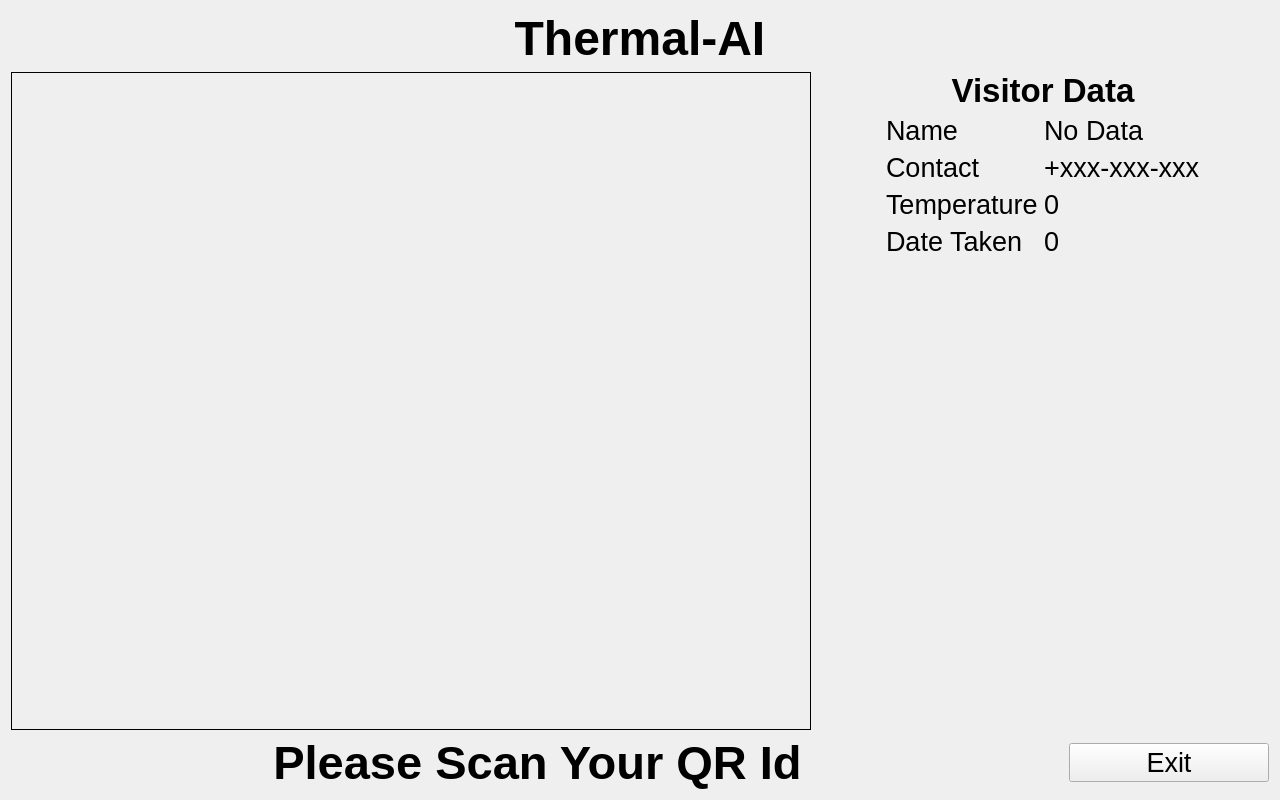
<?xml version="1.0" encoding="UTF-8"?>
<ui version="4.0">
 <class>Form</class>
 <widget class="QWidget" name="Form">
  <property name="geometry">
   <rect>
    <x>0</x>
    <y>0</y>
    <width>1280</width>
    <height>800</height>
   </rect>
  </property>
  <property name="windowTitle">
   <string>Thermal-AI</string>
  </property>
  <layout class="QVBoxLayout" name="verticalLayout_2">
   <item>
    <widget class="QLabel" name="label_4">
     <property name="font">
      <font>
       <pointsize>36</pointsize>
       <weight>75</weight>
       <bold>true</bold>
      </font>
     </property>
     <property name="text">
      <string>Thermal-AI</string>
     </property>
     <property name="alignment">
      <set>Qt::AlignCenter</set>
     </property>
    </widget>
   </item>
   <item>
    <layout class="QHBoxLayout" name="horizontalLayout_2">
     <item>
      <widget class="QLabel" name="video_label">
       <property name="sizePolicy">
        <sizepolicy hsizetype="Minimum" vsizetype="Minimum">
         <horstretch>0</horstretch>
         <verstretch>1</verstretch>
        </sizepolicy>
       </property>
       <property name="minimumSize">
        <size>
         <width>800</width>
         <height>600</height>
        </size>
       </property>
       <property name="frameShape">
        <enum>QFrame::Box</enum>
       </property>
       <property name="text">
        <string/>
       </property>
      </widget>
     </item>
     <item>
      <layout class="QVBoxLayout" name="verticalLayout">
       <item>
        <widget class="QLabel" name="label_7">
         <property name="font">
          <font>
           <pointsize>25</pointsize>
           <weight>75</weight>
           <bold>true</bold>
          </font>
         </property>
         <property name="text">
          <string>Visitor Data</string>
         </property>
         <property name="alignment">
          <set>Qt::AlignCenter</set>
         </property>
        </widget>
       </item>
       <item>
        <layout class="QHBoxLayout" name="horizontalLayout_3">
         <item>
          <spacer name="horizontalSpacer_3">
           <property name="orientation">
            <enum>Qt::Horizontal</enum>
           </property>
           <property name="sizeHint" stdset="0">
            <size>
             <width>40</width>
             <height>20</height>
            </size>
           </property>
          </spacer>
         </item>
         <item>
          <layout class="QFormLayout" name="formLayout">
           <property name="fieldGrowthPolicy">
            <enum>QFormLayout::AllNonFixedFieldsGrow</enum>
           </property>
           <property name="labelAlignment">
            <set>Qt::AlignLeading|Qt::AlignLeft|Qt::AlignVCenter</set>
           </property>
           <property name="formAlignment">
            <set>Qt::AlignLeading|Qt::AlignLeft|Qt::AlignVCenter</set>
           </property>
           <item row="0" column="0">
            <widget class="QLabel" name="label">
             <property name="font">
              <font>
               <pointsize>20</pointsize>
              </font>
             </property>
             <property name="text">
              <string>Name</string>
             </property>
            </widget>
           </item>
           <item row="0" column="1">
            <widget class="QLabel" name="name_label">
             <property name="font">
              <font>
               <pointsize>20</pointsize>
              </font>
             </property>
             <property name="text">
              <string>No Data</string>
             </property>
            </widget>
           </item>
           <item row="1" column="0">
            <widget class="QLabel" name="label_2">
             <property name="font">
              <font>
               <pointsize>20</pointsize>
              </font>
             </property>
             <property name="text">
              <string>Contact</string>
             </property>
            </widget>
           </item>
           <item row="1" column="1">
            <widget class="QLabel" name="contact_label">
             <property name="font">
              <font>
               <pointsize>20</pointsize>
              </font>
             </property>
             <property name="text">
              <string>+xxx-xxx-xxx</string>
             </property>
            </widget>
           </item>
           <item row="2" column="0">
            <widget class="QLabel" name="label_5">
             <property name="font">
              <font>
               <pointsize>20</pointsize>
              </font>
             </property>
             <property name="text">
              <string>Temperature</string>
             </property>
            </widget>
           </item>
           <item row="2" column="1">
            <widget class="QLabel" name="temperature_label">
             <property name="font">
              <font>
               <pointsize>20</pointsize>
              </font>
             </property>
             <property name="text">
              <string>0</string>
             </property>
             <property name="alignment">
              <set>Qt::AlignLeading|Qt::AlignLeft|Qt::AlignVCenter</set>
             </property>
            </widget>
           </item>
           <item row="3" column="0">
            <widget class="QLabel" name="label_3">
             <property name="font">
              <font>
               <pointsize>20</pointsize>
              </font>
             </property>
             <property name="text">
              <string>Date Taken</string>
             </property>
            </widget>
           </item>
           <item row="3" column="1">
            <widget class="QLabel" name="date_label">
             <property name="font">
              <font>
               <pointsize>20</pointsize>
              </font>
             </property>
             <property name="text">
              <string>0</string>
             </property>
            </widget>
           </item>
          </layout>
         </item>
         <item>
          <spacer name="horizontalSpacer_4">
           <property name="orientation">
            <enum>Qt::Horizontal</enum>
           </property>
           <property name="sizeHint" stdset="0">
            <size>
             <width>40</width>
             <height>20</height>
            </size>
           </property>
          </spacer>
         </item>
        </layout>
       </item>
       <item>
        <spacer name="verticalSpacer">
         <property name="orientation">
          <enum>Qt::Vertical</enum>
         </property>
         <property name="sizeHint" stdset="0">
          <size>
           <width>20</width>
           <height>40</height>
          </size>
         </property>
        </spacer>
       </item>
      </layout>
     </item>
    </layout>
   </item>
   <item>
    <layout class="QHBoxLayout" name="horizontalLayout">
     <item>
      <spacer name="horizontalSpacer">
       <property name="orientation">
        <enum>Qt::Horizontal</enum>
       </property>
       <property name="sizeHint" stdset="0">
        <size>
         <width>40</width>
         <height>20</height>
        </size>
       </property>
      </spacer>
     </item>
     <item>
      <widget class="QLabel" name="status_label">
       <property name="font">
        <font>
         <pointsize>35</pointsize>
         <weight>75</weight>
         <bold>true</bold>
        </font>
       </property>
       <property name="text">
        <string>Please Scan Your QR Id</string>
       </property>
       <property name="alignment">
        <set>Qt::AlignCenter</set>
       </property>
      </widget>
     </item>
     <item>
      <spacer name="horizontalSpacer_2">
       <property name="orientation">
        <enum>Qt::Horizontal</enum>
       </property>
       <property name="sizeHint" stdset="0">
        <size>
         <width>40</width>
         <height>20</height>
        </size>
       </property>
      </spacer>
     </item>
     <item>
      <widget class="QPushButton" name="exit_button">
       <property name="minimumSize">
        <size>
         <width>200</width>
         <height>0</height>
        </size>
       </property>
       <property name="font">
        <font>
         <pointsize>20</pointsize>
        </font>
       </property>
       <property name="text">
        <string>Exit</string>
       </property>
      </widget>
     </item>
    </layout>
   </item>
  </layout>
 </widget>
 <resources/>
 <connections/>
</ui>
